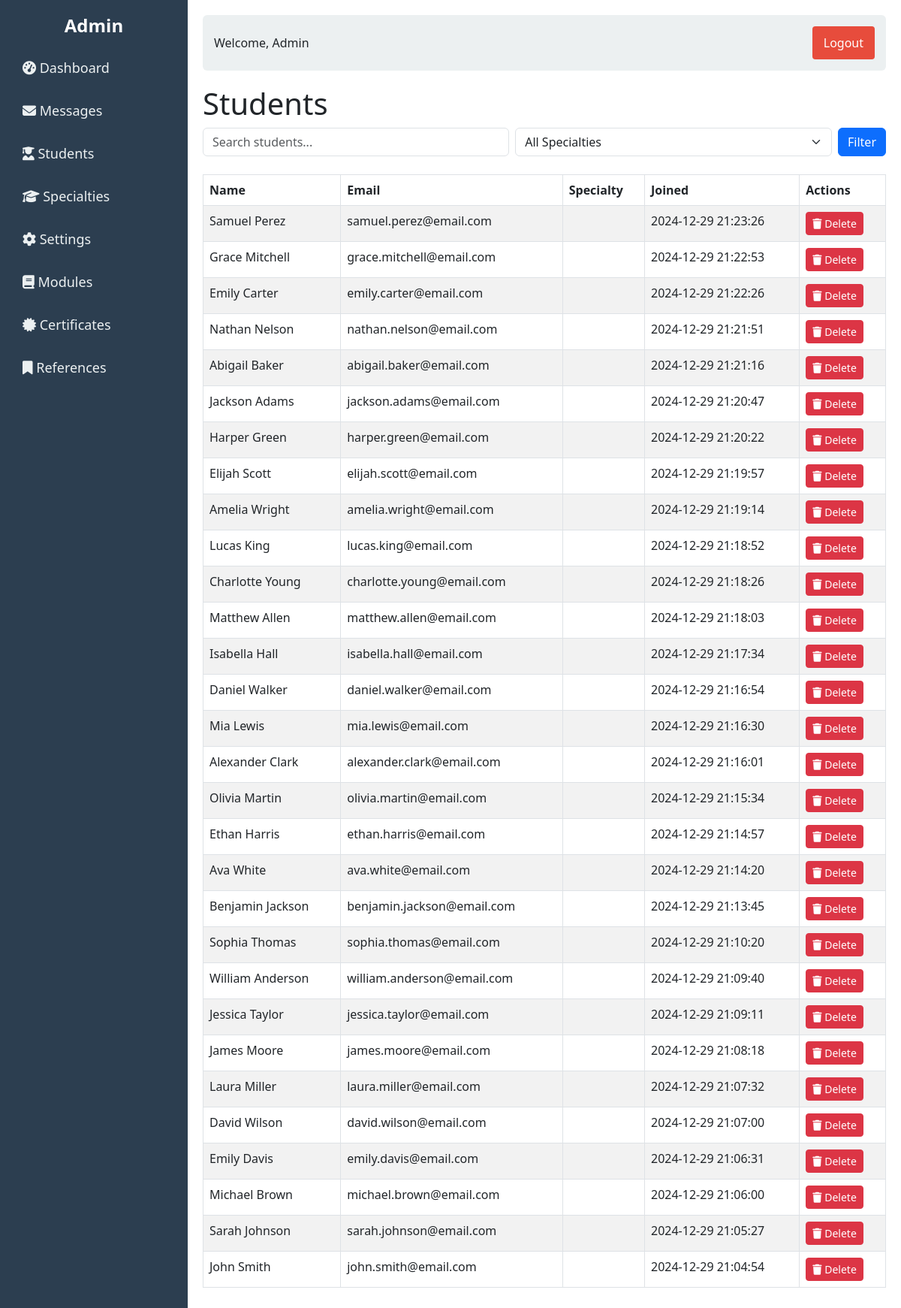
Screenshot of /admin/students.php (signed in) with the database file from the repository.
### tables this page shows
CREATE TABLE `students` (
  `id` int(11) NOT NULL,
  `name` varchar(100) NOT NULL,
  `email` varchar(100) NOT NULL,
  `password` varchar(255) NOT NULL,
  `specialty_id` int(11) NOT NULL,
  `created_at` timestamp NOT NULL DEFAULT current_timestamp()
);

### admin/students.php (the view, shortened to what this page needs)
<!DOCTYPE html>
<html lang="en">
<head>
    <link rel="stylesheet" href="css/style.css">
    <link href="https://cdnjs.cloudflare.com/ajax/libs/font-awesome/6.5.1/css/all.min.css" rel="stylesheet">
    <link href="https://cdn.jsdelivr.net/npm/bootstrap@5.3.0-alpha3/dist/css/bootstrap.min.css" rel="stylesheet">
</head>
<body>
    <?php
    include 'includes/base.php';
    $search = isset($_GET['search']) ? $_GET['search'] : '';
    $query = "SELECT students.*, specialties.name AS specialty_name
          FROM students
          LEFT JOIN specialties ON students.specialty_id = specialties.id";
    $query .= " ORDER BY students.created_at DESC";
    $stmt = $conn->prepare($query);
    if (!$stmt->execute()) {
        die("Error executing query: " . $stmt->error);
    }
    $result = $stmt->get_result();
    ?>
    <div class="dashboard-container">
        <aside class="sidebar">
            <div class="logo">
                <h2>Admin</h2>
            </div>
            <nav class="nav">
                <ul>
                    <li><a href="index.php"><i class="fas fa-tachometer-alt icon"></i> Dashboard</a></li>
                    <li><a href="messages.php"><i class="fas fa-envelope icon"></i> Messages</a></li>
                    <li><a href="students.php"><i class="fas fa-user-graduate icon"></i> Students</a></li>
                    <li><a href="specialties.php"><i class="fas fa-graduation-cap icon"></i> Specialties</a></li>
                    <li><a href="settings.php"><i class="fas fa-cog icon"></i> Settings</a></li>
                    <li><a href="modules.php"><i class="fas fa-book icon"></i> Modules</a></li>
                    <li><a href="certificates.php"><i class="fas fa-certificate icon"></i> Certificates</a></li>
                    <li><a href="references.php"><i class="fas fa-bookmark icon"></i> References</a></li>
                </ul>
            </nav>
        </aside>
        <div class="main-content">
            <header class="top-navbar">
                <div class="user-info">
                    <span>Welcome, Admin</span>
                    <form action="logout.php" method="POST">
                        <button type="submit" class="btn btn-danger">Logout</button>
                    </form>
                </div>
            </header>
            <div class="content">
                <h1>Students</h1>
                <div class="filters mb-4">
                    <form method="GET" class="d-flex gap-2">
                        <input type="text" name="search" class="form-control" placeholder="Search students..."
                            value="<?= htmlspecialchars($search) ?>">
                        <select name="specialty_id" class="form-select">
                            <option value="">All Specialties</option>
                        </select>
                        <button type="submit" class="btn btn-primary">Filter</button>
                    </form>
                </div>
                <table class="table table-striped table-bordered students-table">
                    <thead>
                        <tr>
                            <th>Name</th>
                            <th>Email</th>
                            <th>Specialty</th>
                            <th>Joined</th>
                            <th>Actions</th>
                        </tr>
                    </thead>
                    <tbody>
                        <?php while ($row = $result->fetch_assoc()): ?>
                            <tr>
                                <td><?= htmlspecialchars($row['name']) ?></td>
                                <td><?= htmlspecialchars($row['email']) ?></td>
                                <td><?= htmlspecialchars($row['specialty_name']) ?></td>
                                <td><?= htmlspecialchars($row['created_at']) ?></td>
                                <td>
                                    <form method="POST" action="delete_student.php" class="delete-form d-inline">
                                        <button type="button" class="btn btn-danger btn-sm delete-btn"><i
                                                class="fas fa-trash"></i> Delete</button>
                                    </form>
                                </td>
                            </tr>
                        <?php endwhile; ?>
                    </tbody>
                </table>
            </div>
        </div>
    </div>
</body>
</html>

### admin/css/style.css (style rules this page uses)
* { margin: 0; padding: 0; box-sizing: border-box; }
body { font-family: 'Arial', sans-serif; background-color: #f4f7fc; color: #333; }
.dashboard-container { display: flex; min-height: 100vh; }
.sidebar { width: 250px; background-color: #2c3e50; color: #fff; padding: 20px; display: flex; flex-direction: column; }
.sidebar .logo { text-align: center; margin-bottom: 10px; }
.sidebar h2 { font-size: 24px; font-weight: bold; }
.sidebar .nav ul { list-style: none; padding-left: 0 !important; }
.sidebar .nav li { margin-bottom: 10px; }
.sidebar .nav a { color: #ecf0f1; text-decoration: none; font-size: 18px; display: block; padding: 10px; border-radius: 4px; transition: background-color 0.3s ease; text-wrap: nowrap; }
.main-content { flex-grow: 1; padding: 20px; background-color: #fff; }
.top-navbar { display: flex; justify-content: space-between; align-items: center; background-color: #ecf0f1; padding: 15px; border-radius: 6px; margin-bottom: 20px; }
.top-navbar .user-info { display: flex; align-items: center; width: 100%; justify-content: space-between; }
.top-navbar .user-info button { margin-left: 20px; background-color: #e74c3c; color: #fff; border: none; padding: 10px 15px; cursor: pointer; border-radius: 4px; }

### rows the page displays
students: name "Samuel Perez", email "samuel.perez@email.com", created_at "2024-12-29 21:23:26"
students: name "Grace Mitchell", email "grace.mitchell@email.com", created_at "2024-12-29 21:22:53"
students: name "Emily Carter", email "emily.carter@email.com", created_at "2024-12-29 21:22:26"
students: name "Nathan Nelson", email "nathan.nelson@email.com", created_at "2024-12-29 21:21:51"
students: name "Abigail Baker", email "abigail.baker@email.com", created_at "2024-12-29 21:21:16"
students: name "Jackson Adams", email "jackson.adams@email.com", created_at "2024-12-29 21:20:47"
students: name "Harper Green", email "harper.green@email.com", created_at "2024-12-29 21:20:22"
students: name "Elijah Scott", email "elijah.scott@email.com", created_at "2024-12-29 21:19:57"
students: name "Amelia Wright", email "amelia.wright@email.com", created_at "2024-12-29 21:19:14"
students: name "Lucas King", email "lucas.king@email.com", created_at "2024-12-29 21:18:52"
students: name "Charlotte Young", email "charlotte.young@email.com", created_at "2024-12-29 21:18:26"
students: name "Matthew Allen", email "matthew.allen@email.com", created_at "2024-12-29 21:18:03"
students: name "Isabella Hall", email "isabella.hall@email.com", created_at "2024-12-29 21:17:34"
students: name "Daniel Walker", email "daniel.walker@email.com", created_at "2024-12-29 21:16:54"
students: name "Mia Lewis", email "mia.lewis@email.com", created_at "2024-12-29 21:16:30"
students: name "Alexander Clark", email "alexander.clark@email.com", created_at "2024-12-29 21:16:01"
students: name "Olivia Martin", email "olivia.martin@email.com", created_at "2024-12-29 21:15:34"
students: name "Ethan Harris", email "ethan.harris@email.com", created_at "2024-12-29 21:14:57"
students: name "Ava White", email "ava.white@email.com", created_at "2024-12-29 21:14:20"
students: name "Benjamin Jackson", email "benjamin.jackson@email.com", created_at "2024-12-29 21:13:45"
students: name "Sophia Thomas", email "sophia.thomas@email.com", created_at "2024-12-29 21:10:20"
students: name "William Anderson", email "william.anderson@email.com", created_at "2024-12-29 21:09:40"
students: name "Jessica Taylor", email "jessica.taylor@email.com", created_at "2024-12-29 21:09:11"
students: name "James Moore", email "james.moore@email.com", created_at "2024-12-29 21:08:18"
students: name "Laura Miller", email "laura.miller@email.com", created_at "2024-12-29 21:07:32"
students: name "David Wilson", email "david.wilson@email.com", created_at "2024-12-29 21:07:00"
students: name "Emily Davis", email "emily.davis@email.com", created_at "2024-12-29 21:06:31"
students: name "Michael Brown", email "michael.brown@email.com", created_at "2024-12-29 21:06:00"
students: name "Sarah Johnson", email "sarah.johnson@email.com", created_at "2024-12-29 21:05:27"
students: name "John Smith", email "john.smith@email.com", created_at "2024-12-29 21:04:54"
